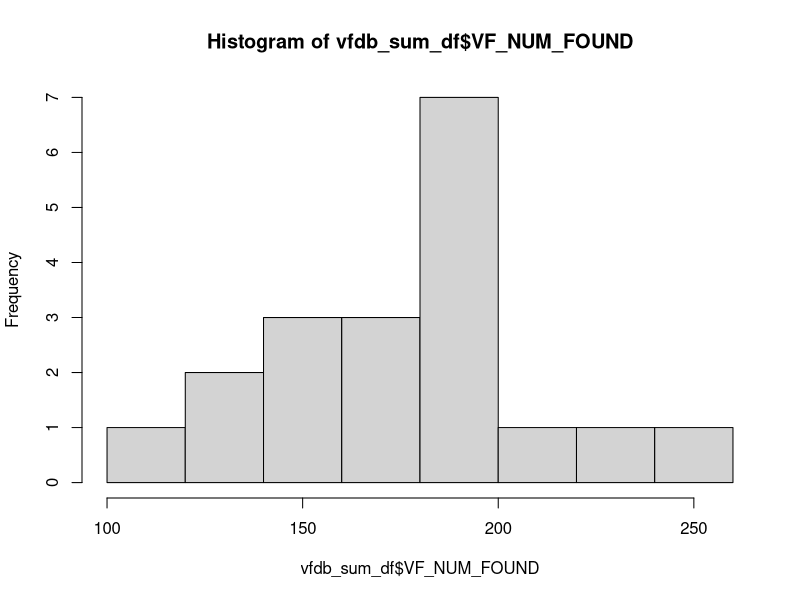
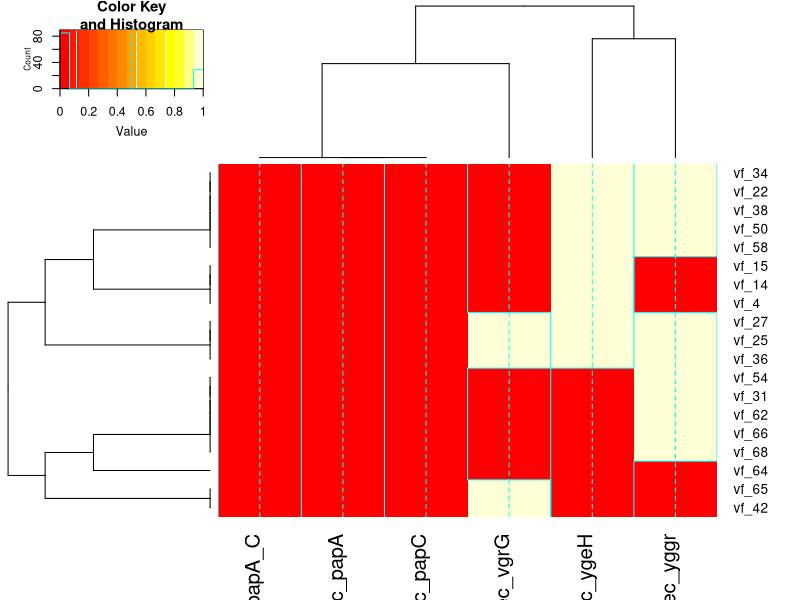
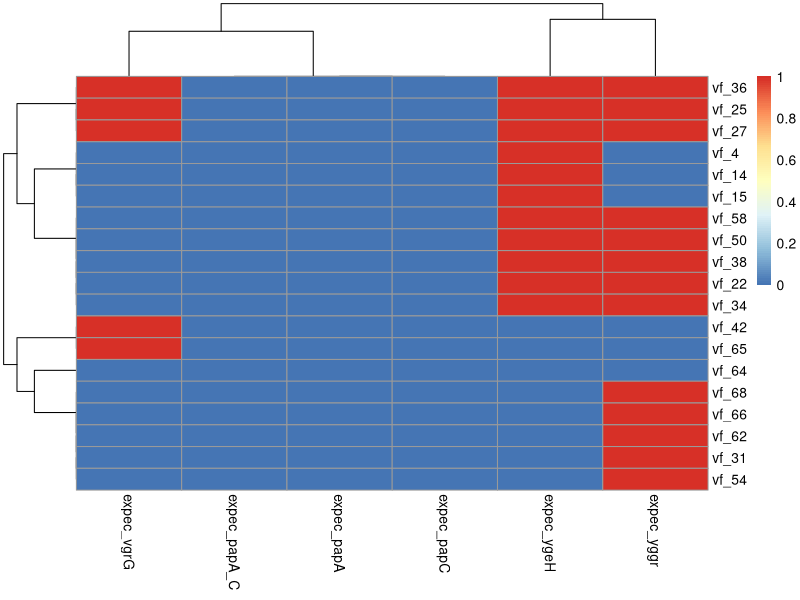

Reproduce these figures in R, in order.
## ---- chunk 1

library(readr)
library(dplyr)
library(stringr)

## ---- chunk 2


sum_tsv = read_tsv( "./abricate_vfdb_summary.tsv" )


vfdb_sum_df = sum_tsv %>% 
  rename( file_name = '#FILE' ,
          VF_NUM_FOUND = "NUM_FOUND"
          )

hist( vfdb_sum_df$VF_NUM_FOUND )


# (artificial) example data in data frame
# file_name      VF_NUM_FOUND    AAA24094        APECO1_1753     papA   papG    ycfz          ygeG      ygbdb           yggr
# vf.14.txt       249            .               .               99.05  80.00   99.87;100.00  ,         100.00;100.00   91.85

# the cell values are sometime weird, maybe it is a range.  eg: 99.87;100.00
#++ these aren't handled correctly by this code yet (it doesn't parse correctly and get converted to NA or some such)  ++FIXME++

# example of parsing the regex in stringr 
# chunk1 matches vf
# chunk2 matches 14 
# key becomes vf_14

vfdb_sum_df = vfdb_sum_df %>%
  #                                 str_match array index      2            3                   VVVV
  mutate( fasta_basename_chunk1   = str_match( file_name,     "([:alnum:]+).([:alnum:]+).txt"  )[,2] ) %>%
  mutate( fasta_basename_chunk2   = str_match( file_name,     "([:alnum:]+).([:alnum:]+).txt"  )[,3] ) %>%
  mutate( key = str_c( fasta_basename_chunk1, "_", fasta_basename_chunk2 ) )


vfdb_sum_df %>% head(2)

## ---- chunk 3

# definition for ExPEC
# when it has >= 2 markers present: 
# papA and/or papC
# afa/dra
# sfa/foc
# iutA
# kpsMT II
#++ need to check how abricate display such gene names


# exploring data
cln = colnames( vfdb_sum_df )
cln.df = data.frame( cln )

# see if any of the ExPEC gene were found by Abricate (using regular expression pattern):
expect_gene_RE = "papA|papC|afa|dra|sfa|foc|iut|kps"
expect_gene_cln = cln.df %>% filter( grepl( expect_gene_RE, cln) ) 


typeof( vfdb_sum_df$papA )
range( vfdb_sum_df$papA )
typeof( vfdb_sum_df$ygeH )
range( vfdb_sum_df$ygeH )


## ---- chunk 4

# gene match at 80%+ is considered a match
vfdb_sum_df = vfdb_sum_df %>% mutate( 
  expec_papA    = if_else( as.numeric(  papA  )    >= 80, 1, 0 ),
  expec_papC    = if_else( as.numeric(  papC  )    >= 80, 1, 0 ),
  expec_papA_C  = if_else( expec_papA + expec_papC >=  1, 1, 0 )   # papA and/or papC :-| 
)

vfdb_sum_df = vfdb_sum_df %>% mutate( 
  expec_ygeH    = if_else( as.numeric(  ygeH  ) > 80, 1, 0 ),
  expec_yggr    = if_else( as.numeric(  yggr  ) > 80, 1, 0 ),   
  expec_vgrG    = if_else( as.numeric(  vgrG  ) > 80, 1, 0 )
  )

# create a simpler data frame with the count result

expect_result_df = vfdb_sum_df %>%
  select( key, expec_papA, expec_papC, expec_papA_C, expec_ygeH, expec_yggr, expec_vgrG  )

# convert all "." to 0 (%)
expect_result_df = expect_result_df %>% 
  replace( is.na(.), 0 )   # replace na with 0 on all cells

expect_result_df = expect_result_df %>% 
  mutate( count_match = ( expec_papA_C + expec_ygeH + expec_vgrG + expec_yggr ) ) 

# apply ExPEC selection criteria and make determination
expect_result_df = expect_result_df %>% 
  mutate( Is_ExPEC = if_else( count_match >= 2, "Yes", "No" ) )


expect_result_df %>% head(10)


## ---- chunk 5

library( gplots )

mat = expect_result_df %>%
  select( - Is_ExPEC, - count_match, - key ) %>%
  mutate_at(1:6, as.numeric ) %>%
  as.matrix()

rownames( mat ) = expect_result_df$key    # assign row name


# heatmap/dendogram method 1
gplots::heatmap.2( mat )

## ---- chunk 6


# heatmap/dendogram method 2

library(pheatmap)
pheatmap::pheatmap( mat )
